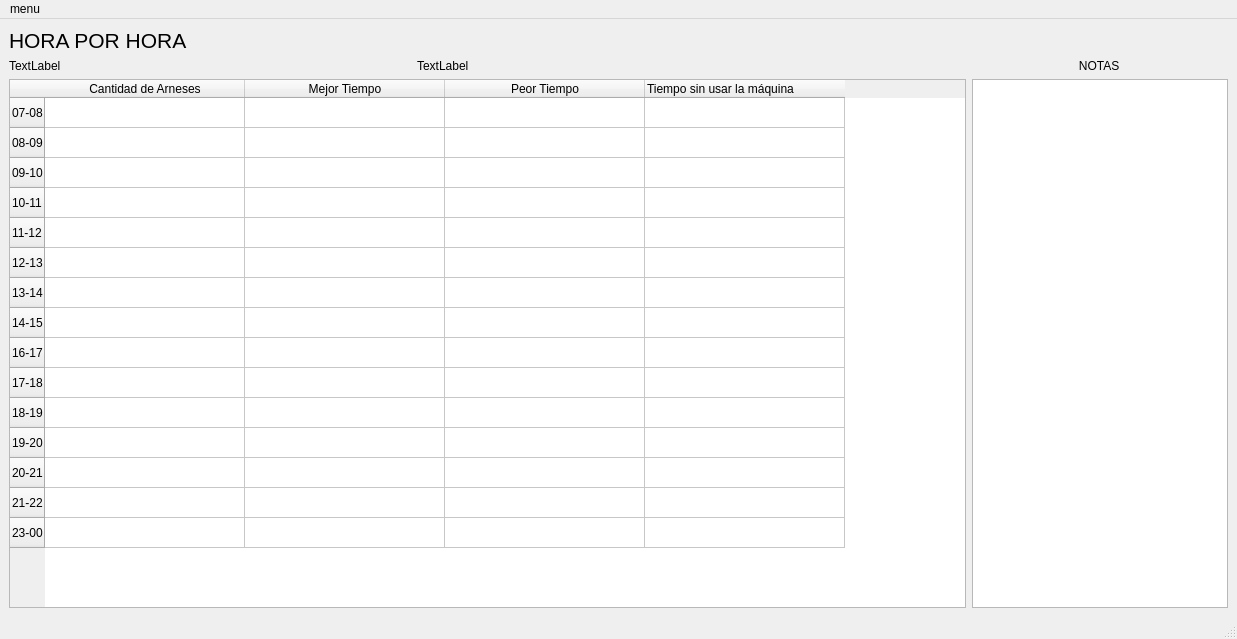
<?xml version="1.0" encoding="UTF-8"?>
<ui version="4.0">
 <class>Ui_Tabla_h</class>
 <widget class="QMainWindow" name="Ui_Tabla_h">
  <property name="geometry">
   <rect>
    <x>0</x>
    <y>0</y>
    <width>1237</width>
    <height>639</height>
   </rect>
  </property>
  <property name="windowTitle">
   <string>Hora por Hora</string>
  </property>
  <widget class="QWidget" name="centralwidget">
   <layout class="QGridLayout" name="gridLayout_4">
    <item row="0" column="0">
     <layout class="QGridLayout" name="gridLayout_3">
      <item row="1" column="1">
       <layout class="QGridLayout" name="gridLayout_2">
        <property name="sizeConstraint">
         <enum>QLayout::SetMaximumSize</enum>
        </property>
        <item row="0" column="1">
         <widget class="QTextEdit" name="textEdit">
          <property name="sizePolicy">
           <sizepolicy hsizetype="Minimum" vsizetype="Minimum">
            <horstretch>0</horstretch>
            <verstretch>0</verstretch>
           </sizepolicy>
          </property>
         </widget>
        </item>
        <item row="0" column="0">
         <widget class="QTableWidget" name="tableWidget">
          <attribute name="horizontalHeaderVisible">
           <bool>true</bool>
          </attribute>
          <attribute name="horizontalHeaderCascadingSectionResizes">
           <bool>false</bool>
          </attribute>
          <attribute name="horizontalHeaderDefaultSectionSize">
           <number>200</number>
          </attribute>
          <row>
           <property name="text">
            <string>07-08</string>
           </property>
          </row>
          <row>
           <property name="text">
            <string>08-09</string>
           </property>
          </row>
          <row>
           <property name="text">
            <string>09-10</string>
           </property>
          </row>
          <row>
           <property name="text">
            <string>10-11</string>
           </property>
          </row>
          <row>
           <property name="text">
            <string>11-12</string>
           </property>
          </row>
          <row>
           <property name="text">
            <string>12-13</string>
           </property>
          </row>
          <row>
           <property name="text">
            <string>13-14</string>
           </property>
          </row>
          <row>
           <property name="text">
            <string>14-15</string>
           </property>
          </row>
          <row>
           <property name="text">
            <string>16-17</string>
           </property>
          </row>
          <row>
           <property name="text">
            <string>17-18</string>
           </property>
          </row>
          <row>
           <property name="text">
            <string>18-19</string>
           </property>
          </row>
          <row>
           <property name="text">
            <string>19-20</string>
           </property>
          </row>
          <row>
           <property name="text">
            <string>20-21</string>
           </property>
          </row>
          <row>
           <property name="text">
            <string>21-22</string>
           </property>
          </row>
          <row>
           <property name="text">
            <string>23-00</string>
           </property>
          </row>
          <column>
           <property name="text">
            <string>Cantidad de Arneses</string>
           </property>
          </column>
          <column>
           <property name="text">
            <string>Mejor Tiempo</string>
           </property>
          </column>
          <column>
           <property name="text">
            <string>Peor Tiempo</string>
           </property>
          </column>
          <column>
           <property name="text">
            <string>Tiempo sin usar la máquina</string>
           </property>
           <property name="textAlignment">
            <set>AlignJustify|AlignVCenter</set>
           </property>
          </column>
         </widget>
        </item>
       </layout>
      </item>
      <item row="0" column="1">
       <layout class="QGridLayout" name="gridLayout">
        <item row="1" column="2">
         <widget class="QLabel" name="label_4">
          <property name="text">
           <string>                                                                            NOTAS</string>
          </property>
         </widget>
        </item>
        <item row="1" column="1">
         <widget class="QLabel" name="label_3">
          <property name="text">
           <string>TextLabel</string>
          </property>
         </widget>
        </item>
        <item row="0" column="0">
         <widget class="QLabel" name="label">
          <property name="font">
           <font>
            <pointsize>16</pointsize>
           </font>
          </property>
          <property name="text">
           <string>HORA POR HORA</string>
          </property>
         </widget>
        </item>
        <item row="1" column="0">
         <widget class="QLabel" name="label_2">
          <property name="text">
           <string>TextLabel</string>
          </property>
         </widget>
        </item>
       </layout>
      </item>
     </layout>
    </item>
   </layout>
  </widget>
  <widget class="QMenuBar" name="menubar">
   <property name="geometry">
    <rect>
     <x>0</x>
     <y>0</y>
     <width>1237</width>
     <height>21</height>
    </rect>
   </property>
   <widget class="QMenu" name="menumenu">
    <property name="title">
     <string>menu</string>
    </property>
   </widget>
   <addaction name="menumenu"/>
  </widget>
  <widget class="QStatusBar" name="statusbar"/>
 </widget>
 <resources/>
 <connections/>
</ui>
